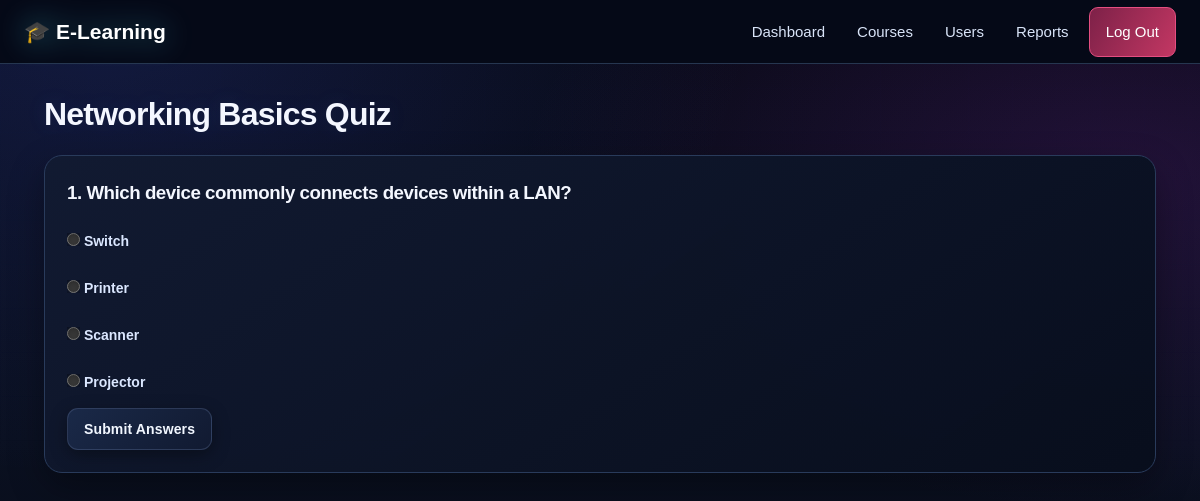
The page /quiz/2 (signed in) on the database its author committed.
### tables this page shows
CREATE TABLE quizzes(id INTEGER PRIMARY KEY AUTOINCREMENT,course_id INTEGER NOT NULL,title TEXT NOT NULL,FOREIGN KEY(course_id) REFERENCES courses(id) ON DELETE CASCADE);

CREATE TABLE questions(id INTEGER PRIMARY KEY AUTOINCREMENT,quiz_id INTEGER NOT NULL,question TEXT NOT NULL,option_a TEXT NOT NULL,option_b TEXT NOT NULL,option_c TEXT NOT NULL,option_d TEXT NOT NULL,correct_answer TEXT NOT NULL,FOREIGN KEY(quiz_id) REFERENCES quizzes(id) ON DELETE CASCADE);

### app.py (the view, shortened to what this page needs)
@app.route('/quiz/<int:qid>',methods=['GET','POST'])
@login_required
def quiz(qid):
    con=db(); q=con.execute('SELECT * FROM quizzes WHERE id=?',(qid,)).fetchone(); questions=con.execute('SELECT * FROM questions WHERE quiz_id=?',(qid,)).fetchall()
    result=None
    con.close()
    if not q: return 'Quiz not found',404
    return render_template('quiz.html',quiz=q,questions=questions,result=result)

### app.py (called while the page is built)
def db():
    con=sqlite3.connect(DB)
    con.row_factory=sqlite3.Row
    con.execute('PRAGMA foreign_keys=ON')
    return con

def login_required(fn):
    @wraps(fn)
    def wrap(*a,**kw):
        if 'user' not in session: return redirect(url_for('login'))
        return fn(*a,**kw)
    return wrap

@app.context_processor
def inject():
    return {'user':session.get('user')}

### templates/quiz.html
{% extends 'base.html' %}{% block content %}<h1>{{ quiz.title }}</h1>{% if result %}<div class="py-card"><h2>Score: {{ result.score }} / {{ result.total }}</h2><a class="py-btn" href="{{ url_for('quizzes') }}">Back to Quizzes</a></div>{% else %}<form method="post" class="py-card">{% for q in questions %}<h3>{{ loop.index }}. {{ q.question }}</h3>{% for k in ['A','B','C','D'] %}<label><input style="display:inline;width:auto" type="radio" name="{{ q.id }}" value="{{ k }}" required> {{ q['option_' + k.lower()] }}</label>{% endfor %}{% endfor %}<button class="py-btn">Submit Answers</button></form>{% endif %}{% endblock %}

### static/style.css (style rules this page uses)
* { box-sizing:border-box }
body { margin:0;font-family:Arial,Helvetica,sans-serif;background:#f4f7fb;color:#1f2937 }
label { display:block;font-weight:600;margin:12px 0 6px }
input,textarea,select { width:100%;padding:10px;border:1px solid #cbd5e1;border-radius:7px;font:inherit }
:root { color-scheme:dark; --bg:#070914;--bg-2:#0b1020;--surface:rgba(16,23,43,.88);--surface-solid:#10172b; --surface-2:#141e36;--line:rgba(125,151,205,.22);--text:#edf4ff;--muted:#9baac8; --cyan:#4deaff;--blue:#5588ff;--violet:#b66bff;--pink:#ff5bd6;--green:#57f5b2; --danger:#ff6689;--glow-cyan:0 0 14px rgba(77,234,255,.22);--glow-violet:0 0 20px rgba(182,107,255,.22); }
html { scroll-behavior:smooth;scroll-padding-top:90px;background:var(--bg) }
body { position:relative;isolation:isolate;background:radial-gradient(ellipse at 15% 0%,rgba(67,80,190,.18),transparent 42%),radial-gradient(ellipse at 90% 18%,rgba(134,50,190,.13),transparent 38%),linear-gradient(180deg,#070914 0%,#0a1020 52%,#070914 100%);background-attachment:fixed;color:var(--text);line-height:1.6;overflow-x:hidden }
body:before { content:"";position:fixed;inset:0;z-index:-1;pointer-events:none;opacity:.19;background-image:linear-gradient(rgba(110,145,220,.08) 1px,transparent 1px),linear-gradient(90deg,rgba(110,145,220,.08) 1px,transparent 1px);background-size:44px 44px;mask-image:linear-gradient(to bottom,black,transparent 82%) }
.hero h1,h1,h2,h3 { color:#f4f7ff;letter-spacing:-.025em }
h1 { line-height:1.16;text-shadow:0 0 22px rgba(85,136,255,.12) }
.btn,button { position:relative;isolation:isolate;overflow:hidden;border:1px solid rgba(151,174,225,.22);border-radius:11px;background:linear-gradient(135deg,#202d4a,#151f38);color:#edf5ff;font-weight:700;letter-spacing:.01em;box-shadow:0 5px 15px rgba(0,0,0,.18);transition:transform .2s,border-color .2s,box-shadow .2s,filter .2s,background .2s }
input,textarea,select { background:#0a1123!important;color:#edf4ff!important;border:1px solid #354463!important;border-radius:10px!important;box-shadow:inset 0 2px 8px rgba(0,0,0,.22);transition:border-color .2s,box-shadow .2s,transform .2s }
input::placeholder,textarea::placeholder { color:#7383a4 }
label { color:#dbe7ff }
.scroll-reveal { opacity:1;transform:none }
.motion-ready .scroll-reveal { opacity:0;transform:translateY(22px) scale(.99);transition:opacity .65s ease var(--reveal-delay,0ms),transform .65s cubic-bezier(.2,.75,.25,1) var(--reveal-delay,0ms) }
.motion-ready .scroll-reveal.is-visible { opacity:1;transform:translateY(0) scale(1) }
:root { color-scheme:dark!important;--bg:#070914;--text:#edf4ff;--muted:#aab8d6;--cyan:#4deaff;--violet:#b66bff }
html,body { min-height:100%;background-color:#070914!important;color:#edf4ff!important }
body { background-image:radial-gradient(ellipse at 8% 0%,rgba(61,86,220,.22),transparent 42%),radial-gradient(ellipse at 94% 22%,rgba(151,46,201,.18),transparent 38%),linear-gradient(180deg,#070914 0%,#0a1020 55%,#070914 100%)!important;background-attachment:fixed!important }
body:before { z-index:0!important;opacity:.15!important;pointer-events:none!important }
h1,h2,h3,h4,strong,b,th { color:#f4f7ff }
label { color:#dbe7ff!important }
input,textarea,select { background:#080f21!important;color:#f1f6ff!important;border:1px solid #394969!important;box-shadow:inset 0 2px 8px #0005!important }
.btn,button { background:linear-gradient(135deg,#1a2948,#111a31)!important;color:#f2f7ff!important;border:1px solid #53658b66!important;box-shadow:0 5px 18px #0005!important;transition:transform .22s ease,box-shadow .22s ease,border-color .22s ease,filter .22s ease!important }
.motion-ready .scroll-reveal { opacity:0;transform:translateY(25px) scale(.985);transition:opacity .62s ease var(--reveal-delay,0ms),transform .62s cubic-bezier(.2,.75,.25,1) var(--reveal-delay,0ms) }

### rows shown on the page
quizzes: title "Networking Basics Quiz"
questions: question "Which device commonly connects devices within a LAN?", option_a "Switch" "Printer" "Scanner" "Projector"
